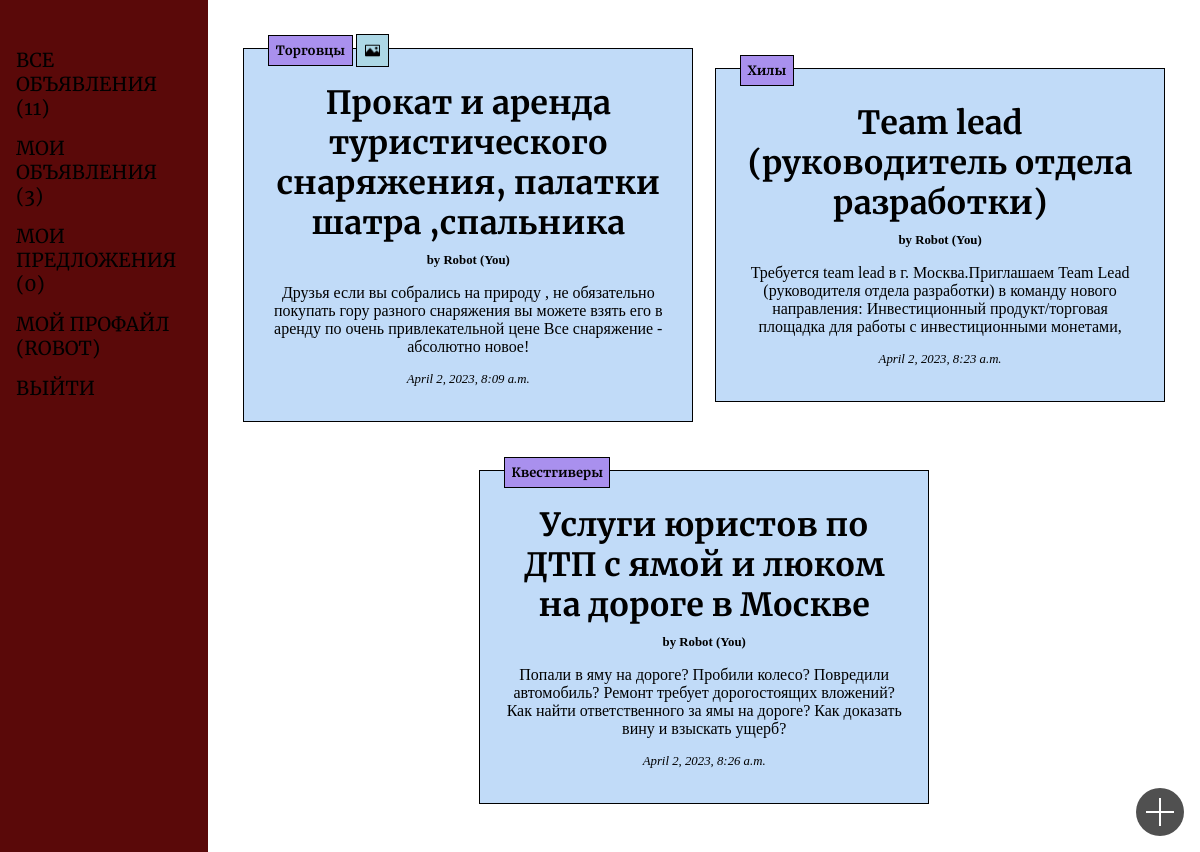
The page /my-ads (signed in) on the database its author committed.
### ads/models.py (models this page shows, shortened)
class Ad(models.Model):
    author = models.ForeignKey('auth.User', on_delete=models.CASCADE)
    category = models.CharField(
        max_length=2,
        choices=[
            ('TA', 'Танки'),
            ('HE', 'Хилы'),
            ('DD', 'ДД'),
            ('TR', 'Торговцы'),
            ('GM', 'Гилдмастеры'),
            ('QG', 'Квестгиверы'),
            ('BM', 'Кузнецы'),
            ('LM', 'Кожевники'),
            ('PM', 'Зельевары'),
            ('SM', 'Мастера заклинаний')
        ],
        default='TA'
    )
    posted = models.DateTimeField(auto_now_add=True)
    title = models.CharField(max_length=255)
    content = models.TextField()
    image1 = models.ImageField(upload_to='images/', null=True, blank=True)
    image2 = models.ImageField(upload_to='images/', null=True, blank=True)
    image3 = models.ImageField(upload_to='images/', null=True, blank=True)
    video = models.FileField(upload_to='videos/', null=True, blank=True,
                             validators=[validate_video_format])

### ads/views.py (the view)
# urls.py: path('my-ads', MyAdList.as_view(), name='my_ads'),
class MyAdList(LoginRequiredMixin, ListView):
    model = Ad
    template_name = 'ads/ad_list.html'
    context_object_name = 'ads'
    ordering = ['-posted']
    def get_queryset(self):
        return Ad.objects.filter(author=self.request.user)

### billboard/context_processors.py (called while the page is built)
def counters(request):
    if request.user.is_authenticated:
        return {
            'all_ads': Ad.objects.all(),
            'user_ads': Ad.objects.filter(author=request.user),
            'user_offers': Offer.objects.filter(ad__author=request.user),
        }
    else:
        return {
            'all_ads': Ad.objects.none(),
            'user_ads': Ad.objects.none(),
            'user_offers': Offer.objects.none(),
        }

### templates/ads/ad_list.html (shortened to what this page needs)
{% extends 'default.html' %}
{% load static %}
{% block content %}
  <div class="main__ads-wrapper">
    {% for ad in ads %}
      <div class="main__ads-wrapper_card">
        <a href="{% url 'ad_detail' ad.id %}">
          <h2>{{ ad.title }}</h2>
          <p class="main__ads-wrapper_card_author">
            by {{ ad.author }}
            {% if ad.author == request.user %}
             (You)
            {% endif %}
          </p>
          <p class="main__ads-wrapper_card_content">{{ ad.content | truncatewords:50 }}</p>
          <p class="main__ads-wrapper_card_time">{{ ad.posted }}</p>
            <div class="main__ads-wrapper_card_icons">
              <p class="main__ads-wrapper_card_icons_category">{{ ad.get_category_display }}</p>
              {% if ad.image1 or ad.image2 or ad.image3 %}
                <img class="main__ads-wrapper_card_icons_photo" src="{% static 'img/photo.png' %}" alt="" width=15 height=15>
              {% endif %}
            </div>
        </a>
      </div>
    {% empty %}
      <h2>No ads!</h2>
    {% endfor %}
    <a href="{% url 'ad_create' %}" class="main__ads-wrapper_new-ad"></a>
  </div>
{% endblock content %}

### templates/default.html (shortened to what this page needs)
{% load static %}
<!DOCTYPE html>
<html lang="en">
<head>
  <link rel="stylesheet" href="{% static 'css/generic.css' %}">
  <link rel="stylesheet" href="{% static 'css/billboard.css' %}">
</head>
<body>
  <aside>
    <ul>
      <li><a href="/">Все объявления ({{ all_ads | length }})</a></li>
      <li><a href="{% url 'my_ads' %}">Мои объявления ({{ user_ads | length }})</a></li>
      <li><a href="{% url 'offers' %}">Мои предложения ({{ user_offers | length }})</a></li>
      <li><a href="{% url 'user_detail' %}">Мой профайл ({{ request.user.username }})</a></li>
      <li><a href="{% url 'account_logout' %}">Выйти</a></li>
    </ul>
  </aside>
  <main>
    {% block content %}
    {% endblock content %}
  </main>
</body>
</html>

### static/css/generic.css (style rules this page uses)
html { font-family: Georgia, 'Times New Roman', Times, serif; font-size: 100%; }
body { margin: 0; padding: 0; display: grid; grid-template-columns: 1fr 5fr; height: 100vh; }
aside { background-color: rgb(90, 9, 9); }
main { padding: 2rem; text-align: center; }
h2 { margin: 10px auto; font-family: 'Merriweather', Helvetica, Arial, sans-serif; font-size: 2rem; font-weight: 700; }
p { margin: 10px 0; padding: 0; }
a { color: rgb(0,0,0); text-decoration: none; }
aside { position: relative; padding-right: 1rem; }
aside > ul { font-family: 'Merriweather', Helvetica, Arial, sans-serif; font-size: 1.2rem; text-transform: uppercase; position: sticky; top: 3rem; list-style-type: none; padding: 0 1rem; }
aside > ul > li { margin: 1rem 0; }

### static/css/billboard.css (style rules this page uses)
.main__ads-wrapper { display: flex; flex-wrap: wrap; align-items: center; gap: 1rem; }
.main__ads-wrapper_card { border: 1px solid black; padding: 1.5rem; margin: 1rem auto; text-align: center; background-color: rgb(193, 219, 248); max-width: 400px; position: relative; }
.main__ads-wrapper_card_content { margin: 1rem 0; }
.main__ads-wrapper_card_author, .main__ads-wrapper_card_time, .main__ads-wrapper_card_category { font-size: 0.8rem; }
.main__ads-wrapper_card_author { font-weight: 700; }
.main__ads-wrapper_card_time { font-style: italic; }
.main__ads-wrapper_card_icons { display: flex; align-items: center; gap: 3px; position: absolute; top: -1.5rem; }
.main__ads-wrapper_card_icons_category { font-family: 'Merriweather', Helvetica, Arial, sans-serif; font-weight: 700; font-size: 0.8rem; padding: 0.5em; background-color: rgb(169, 144, 238); border: 1px solid black; }
.main__ads-wrapper_card_icons_photo, .main__ads-wrapper_card_icons_video { background-color: lightblue; border: 1px solid black; padding: 0.5rem; }
.main__ads-wrapper_new-ad { position: fixed; bottom: 1rem; right: 1rem; width: 3rem; height: 3rem; border-radius: 50%; background: rgb(80, 80, 80); transition-duration: 0.5s; }
.main__ads-wrapper_new-ad:before, .main__ads-wrapper_new-ad:after { content: ""; position: absolute; background: #fff; }
.main__ads-wrapper_new-ad:before { left: 50%; top: 20%; bottom: 20%; width: 2px; transform: translateX(-50%); }
.main__ads-wrapper_new-ad:after { top: 50%; left: 20%; right: 20%; height: 2px; transform: translateY(-50%); }

### rows shown on the page
Ad: title "Прокат и аренда туристического снаряжения, палатки шатра ,спальника", author "Robot", shows "(You)", content "Друзья если вы собрались на природу , не обязательно покупать гору разного снаряжения вы можете взять его в аренду по очень привлекательной цене Все снаряжение - абсолютно новое!", posted "April 2, 2023, 8:09 a.m.", category "Торговцы"
Ad: title "Team lead (руководитель отдела разработки)", author "Robot", shows "(You)", content "Требуется team lead в г. Москва.Приглашаем Team Lead (руководителя отдела разработки) в команду нового направления: Инвестиционный продукт/торговая площадка для работы с инвестиционными монетами,", posted "April 2, 2023, 8:23 a.m.", category "Хилы"
Ad: title "Услуги юристов по ДТП с ямой и люком на дороге в Москве", author "Robot", shows "(You)", content "Попали в яму на дороге? Пробили колесо? Повредили автомобиль? Ремонт требует дорогостоящих вложений? Как найти ответственного за ямы на дороге? Как доказать вину и взыскать ущерб?", posted "April 2, 2023, 8:26 a.m.", category "Квестгиверы"

### other values the page prints
{{ all_ads | length }} "11"
{{ user_ads | length }} "3"
{{ user_offers | length }} "0"
{{ request.user.username }} "ROBOT"
